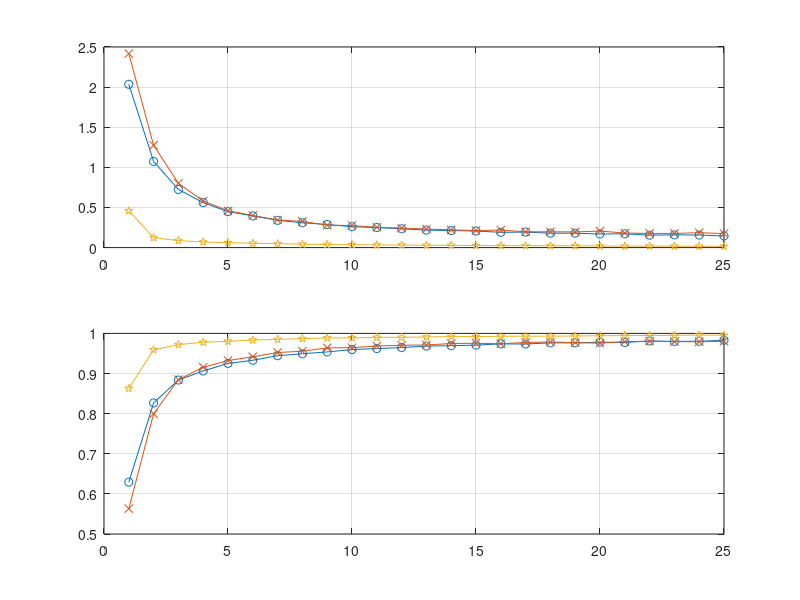

Reproduce this figure in MATLAB. (Note: this script raises an error after producing the figure.)
clear, clc, close all;
data = load('Logger/0_PCA_CNN/logger_PaviaU.txt');
x=1:25;
loss=zeros(10,size(data,2)); j=1;
for i=1:4:40
   loss(j,:) = data(i,:);
   j = j+1;
end
std_loss = std(loss);
loss = sum(loss)/10;

acc=zeros(10,size(data,2)); j=1;
for i=3:4:40
   acc(j,:) = data(i,:);
   j = j+1;
end
std_acc = std(acc);
acc = sum(acc)/10;

figure
subplot(2,1,1)
plot(x,loss,'-o'); hold on; grid on
subplot(2,1,2)
plot(x,acc,'-o'); hold on; grid on

%%%%%%%%%%%%%%%%%%%%%%%%%%%%%
data = load('Logger/1_EAP_CNN/logger_PaviaU.txt');

loss=zeros(10,size(data,2)); j=1;
for i=1:4:40
   loss(j,:) = data(i,:);
   j = j+1;
end
std_loss = std(loss);
loss = sum(loss)/10;

acc=zeros(10,size(data,2)); j=1;
for i=3:4:40
   acc(j,:) = data(i,:);
   j = j+1;
end
std_acc = std(acc);
acc = sum(acc)/10;

subplot(2,1,1)
plot(x,loss,'-x'); grid on
subplot(2,1,2)
plot(x,acc,'-x'); grid on

%%%%%%%%%%%%%%%%%%%%%%%%%%%%%
data = load('Logger/2_PCA_INCEPTION/logger_PaviaU.txt');

loss=zeros(10,size(data,2)); j=1;
for i=1:4:40
   loss(j,:) = data(i,:);
   j = j+1;
end
std_loss = std(loss);
loss = sum(loss)/10;

acc=zeros(10,size(data,2)); j=1;
for i=3:4:40
   acc(j,:) = data(i,:);
   j = j+1;
end
std_acc = std(acc);
acc = sum(acc)/10;

subplot(2,1,1)
plot(x,loss,'-p'); grid on
subplot(2,1,2)
plot(x,acc,'-p'); grid on

%%%%%%%%%%%%%%%%%%%%%%%%%%%%%
data = load('Logger/3_EAP_INCEPTION/logger_PaviaU.txt');

loss=zeros(10,size(data,2)); j=1;
for i=1:4:40
   loss(j,:) = data(i,:);
   j = j+1;
end
std_loss = std(loss);
loss = sum(loss)/10;

acc=zeros(10,size(data,2)); j=1;
for i=3:4:40
   acc(j,:) = data(i,:);
   j = j+1;
end
std_acc = std(acc);
acc = sum(acc)/10;

%%Pavia U
pavia = load('paviau.mat','paviau');
loss = pavia.paviau(:,1)'-0.5;
acc = pavia.paviau(:,2)'+0.0268;

%%Salinas
%salinas = load('salinas.mat');
%loss = salinas.salinas(:,1)'+0.0103;
%acc = salinas.salinas(:,2)'-0.0103;

subplot(2,1,1)
plot(x,loss,'-d'); grid on
legend('PCA+CNN','EAP+CNN','PCA+Inceprion','EAP+Inception')
title('Training Loss'); ylabel('loss')
subplot(2,1,2)
plot(x,acc,'-d'); grid on
legend('PCA+CNN','EAP+CNN','PCA+Inceprion','EAP+Inception','Location','SouthEast')
title('Training Accuracy'); ylabel('loss'); xlabel('epoch')
